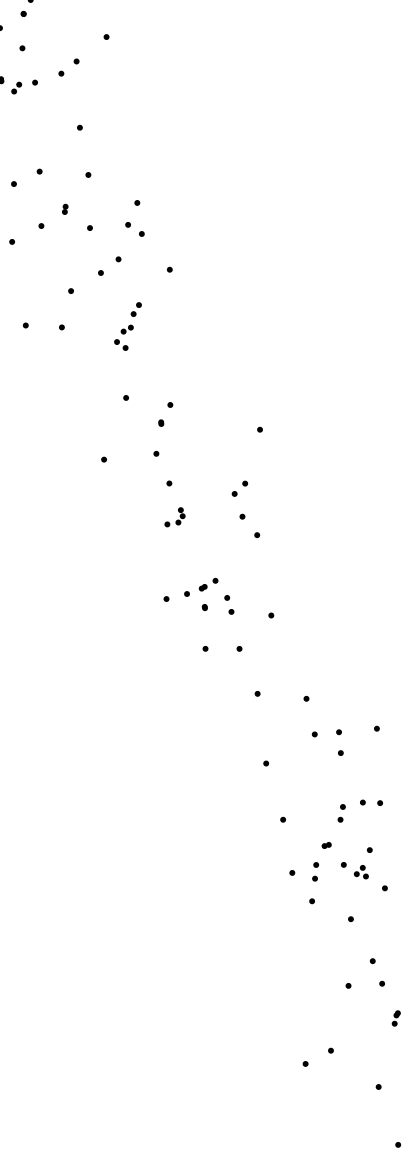

Source code (Python):
#!/usr/bin/env python3

"""
How to derive the equation:
https://www.youtube.com/watch?v=mIx2Oj5y9Q8
"""

import svgwrite

size_coef = 50 # scale the image up

### I/O
def render(line, points):
    dwg = svgwrite.Drawing('linreg.svg', profile='tiny')
    stroke = svgwrite.rgb(250,10,16,'%')

    minx = 0
    miny = 0
    for p in points:
        if p[0] < minx:
            minx = p[0]
        if p[1] < miny:
            miny = p[1]

    # Draw the line
    f,t = line
    f_x, f_y = f
    t_x, t_y = t
    dwg.add(dwg.line((f_x - minx, f_y - miny), (t_x - minx, t_y - miny), stroke=stroke))

    for p in points:
        dwg.add(dwg.circle((p[0] - minx, p[1] - miny), r = 3))

    dwg.save()

def read_points(filename):
    points = []
    for line in open(filename):
        x,y = line.rstrip().split()
        x,y = float(x), float(y)
        points.append((x*size_coef,y*size_coef))

    return points

### Computations

def linreg(xs, ys):
    # compute m and b in the equation of our line y = m*x + b
    def mean(xs): return sum(xs) / len(xs)

    mean_xy = mean([x*y for (x,y) in zip(xs, ys)])
    mean_xs_squared = mean([x**2 for x in xs])

    m = (mean(xs) * mean(ys) - mean_xy) / (mean(xs)**2 - mean_xs_squared)
    b = mean(ys) - m * mean(xs)

    y = lambda x: m*x + b

    return y

def equation_to_edge(xs, ys, y):
    # compute two points on the line
    minx = min(xs)
    maxx = max(xs)
    edge = ((minx, y(minx)), (maxx, y(maxx)))
    return edge


### Main
if __name__ == "__main__":
    points = read_points('linreg.txt')
    xs = [x for (x,y) in points]
    ys = [y for (x,y) in points]

    y = linreg(xs, ys)
    line = equation_to_edge(xs, ys, y)

    render(line, points)

